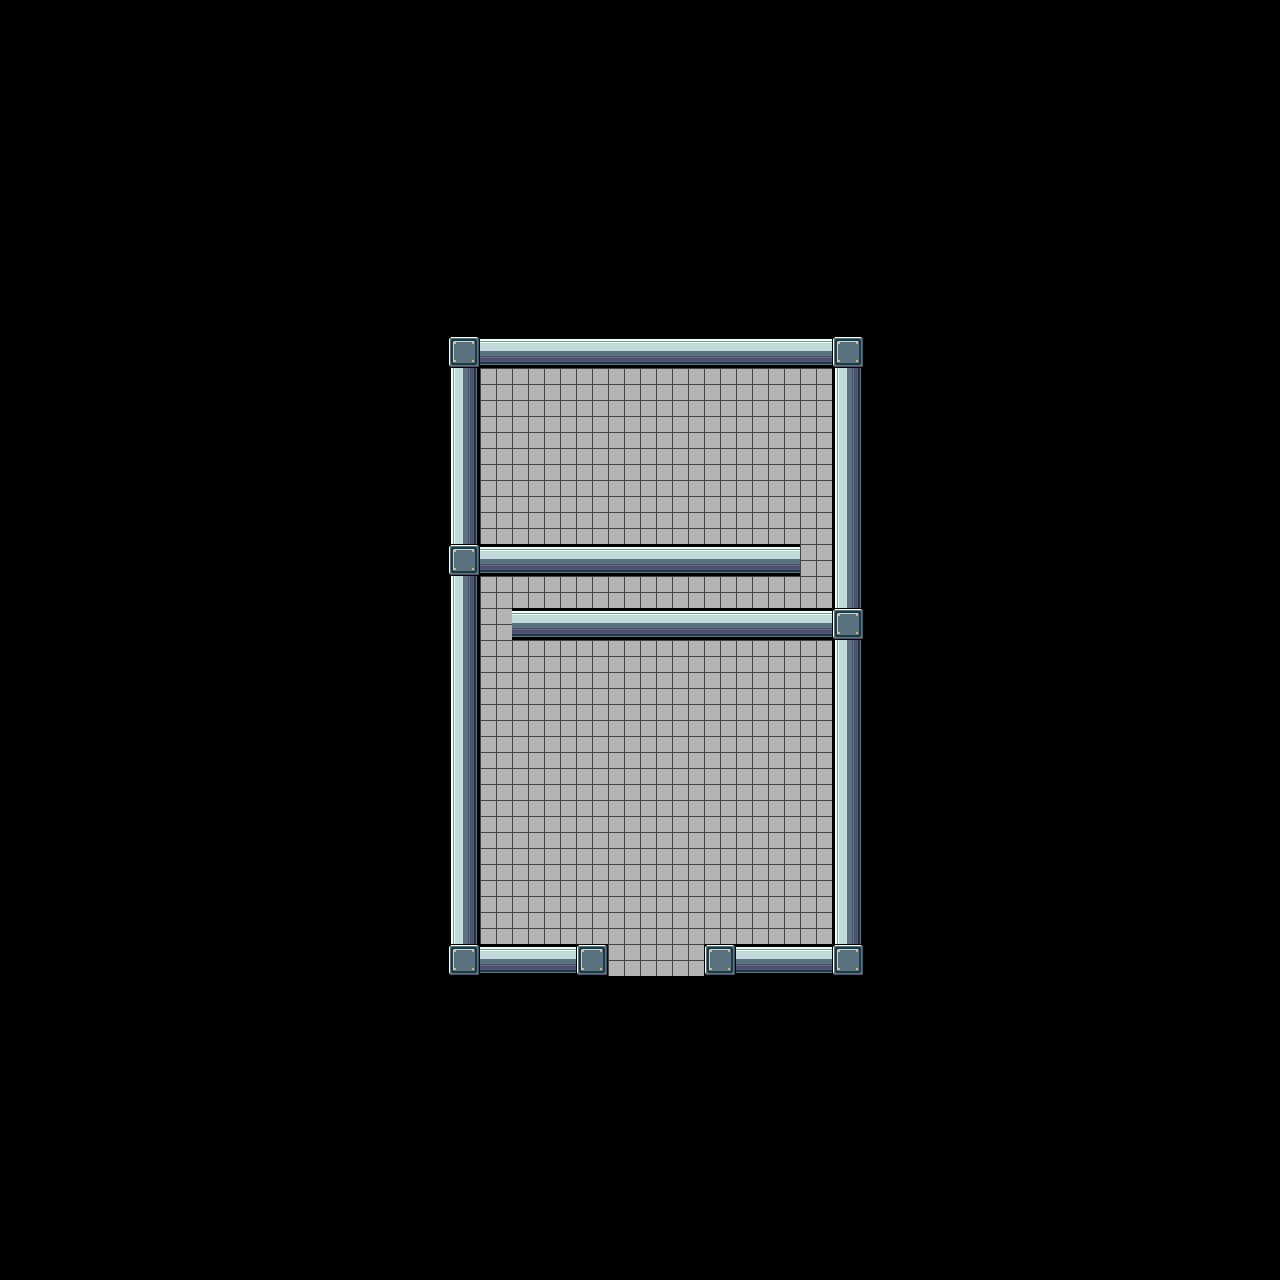

This game map was drawn from its Tiled (.tmx) file and the tilesets committed beside it. A one-line description and the trimmed map source follow:
An orthogonal 80x80 tile map with 16x16 px tiles, 1 tile layer (Tile Layer 1), 2 tilesets and 74 objects (64x Logic, exit_area, zone_a6, zone_a3, zone_a2, ...).

<map version="1.9" tiledversion="1.9.2" orientation="orthogonal" renderorder="right-down" width="80" height="80" tilewidth="16" tileheight="16" infinite="0" nextlayerid="2" nextobjectid="1">
 <tileset firstgid="1" source="../levels/water/water_tileset.tsx" />
 <tileset firstgid="1201" source="hackceler_test.tsx" />
 <layer id="1" name="Tile Layer 1" width="80" height="80">
  <data>[6400 cells, 6400 non-empty, 8 distinct tile ids]</data>
 </layer>
 <objectgroup id="5" name="logic">
  <object id="44" name="exit_area" x="575.999" y="976" width="160" height="32" />
  <object id="1337" name="Logic" x="479.999" y="368">
   <properties>
    <property name="logic_id" value="c0" />
    <property name="type" value="Constant" />
    <property name="value" value="1" />
   </properties>
  </object>
  <object id="1338" name="Logic" x="479.999" y="368">
   <properties>
    <property name="logic_id" value="c1" />
    <property name="type" value="Constant" />
    <property name="value" value="10" />
   </properties>
  </object>
  <object id="1339" name="Logic" x="479.999" y="368">
   <properties>
    <property name="logic_id" value="c2" />
    <property name="type" value="Constant" />
    <property name="value" value="100" />
   </properties>
  </object>
  <object id="1340" name="Logic" x="479.999" y="368">
   <properties>
    <property name="logic_id" value="c3" />
    <property name="type" value="Constant" />
    <property name="value" value="1000" />
   </properties>
  </object>
  <object id="1341" name="Logic" x="479.999" y="368">
   <properties>
    <property name="logic_id" value="c4" />
    <property name="type" value="Constant" />
    <property name="value" value="10000" />
   </properties>
  </object>
  <object id="1342" name="Logic" x="479.999" y="368">
   <properties>
    <property name="logic_id" value="c5" />
    <property name="type" value="Constant" />
    <property name="value" value="100000" />
   </properties>
  </object>
  <object id="1343" name="Logic" x="479.999" y="368">
   <properties>
    <property name="logic_id" value="cc" />
    <property name="type" value="Constant" />
    <property name="value" value="0" />
   </properties>
  </object>
  <object id="1344" name="Logic" x="479.999" y="368">
   <properties>
    <property name="logic_id" value="k1" />
    <property name="type" value="Constant" />
    <property name="value" value="5726" />
   </properties>
  </object>
  <object id="1345" name="Logic" x="479.999" y="368">
   <properties>
    <property name="logic_id" value="k2" />
    <property name="type" value="Constant" />
    <property name="value" value="4514" />
   </properties>
  </object>
  <object id="1346" name="Logic" x="479.999" y="368">
   <properties>
    <property name="logic_id" value="k3" />
    <property name="type" value="Constant" />
    <property name="value" value="17595" />
   </properties>
  </object>
  <object id="1347" name="Logic" x="495.999" y="776">
   <properties>
    <property name="init_index" type="int" value="1" />
    <property name="logic_id" value="input0" />
    <property name="type" value="Toggle" />
    <property name="values" value="0,1,2,3,4,5,6,7,8,9" />
   </properties>
  </object>
  <object id="1348" name="Logic" x="559.999" y="776">
   <properties>
    <property name="init_index" type="int" value="1" />
    <property name="logic_id" value="input1" />
    <property name="type" value="Toggle" />
    <property name="values" value="0,1,2,3,4,5,6,7,8,9" />
   </properties>
  </object>
  <object id="1349" name="Logic" x="623.999" y="776">
   <properties>
    <property name="init_index" type="int" value="1" />
    <property name="logic_id" value="input2" />
    <property name="type" value="Toggle" />
    <property name="values" value="0,1,2,3,4,5,6,7,8,9" />
   </properties>
  </object>
  <object id="1350" name="Logic" x="687.999" y="776">
   <properties>
    <property name="init_index" type="int" value="1" />
    <property name="logic_id" value="input3" />
    <property name="type" value="Toggle" />
    <property name="values" value="0,1,2,3,4,5,6,7,8,9" />
   </properties>
  </object>
  <object id="1351" name="Logic" x="751.999" y="776">
   <properties>
    <property name="init_index" type="int" value="1" />
    <property name="logic_id" value="input4" />
    <property name="type" value="Toggle" />
    <property name="values" value="0,1,2,3,4,5,6,7,8,9" />
   </properties>
  </object>
  <object id="1352" name="Logic" x="815.999" y="776">
   <properties>
    <property name="init_index" type="int" value="1" />
    <property name="logic_id" value="input5" />
    <property name="type" value="Toggle" />
    <property name="values" value="0,1,2,3,4,5,6,7,8,9" />
   </properties>
  </object>
  <object id="1353" name="Logic" x="495.999" y="712">
   <properties>
    <property name="init_index" type="int" value="1" />
    <property name="logic_id" value="input6" />
    <property name="type" value="Toggle" />
    <property name="values" value="0,1,2,3,4,5,6,7,8,9" />
   </properties>
  </object>
  <object id="1354" name="Logic" x="559.999" y="712">
   <properties>
    <property name="init_index" type="int" value="1" />
    <property name="logic_id" value="input7" />
    <property name="type" value="Toggle" />
    <property name="values" value="0,1,2,3,4,5,6,7,8,9" />
   </properties>
  </object>
  <object id="1355" name="Logic" x="623.999" y="712">
   <properties>
    <property name="init_index" type="int" value="1" />
    <property name="logic_id" value="input8" />
    <property name="type" value="Toggle" />
    <property name="values" value="0,1,2,3,4,5,6,7,8,9" />
   </properties>
  </object>
  <object id="1356" name="Logic" x="687.999" y="712">
   <properties>
    <property name="init_index" type="int" value="1" />
    <property name="logic_id" value="input9" />
    <property name="type" value="Toggle" />
    <property name="values" value="0,1,2,3,4,5,6,7,8,9" />
   </properties>
  </object>
  <object id="1357" name="Logic" x="751.999" y="712">
   <properties>
    <property name="init_index" type="int" value="1" />
    <property name="logic_id" value="input10" />
    <property name="type" value="Toggle" />
    <property name="values" value="0,1,2,3,4,5,6,7,8,9" />
   </properties>
  </object>
  </objectgroup>
 <objectgroup id="4" name="walls">
  <!-- 7 objects omitted --></objectgroup>
 <objectgroup id="3" name="Player" offsetx="0" offsety="-16">
  <!-- 2 objects omitted --></objectgroup>
</map>
<!-- 52 of 74 objects omitted -->
